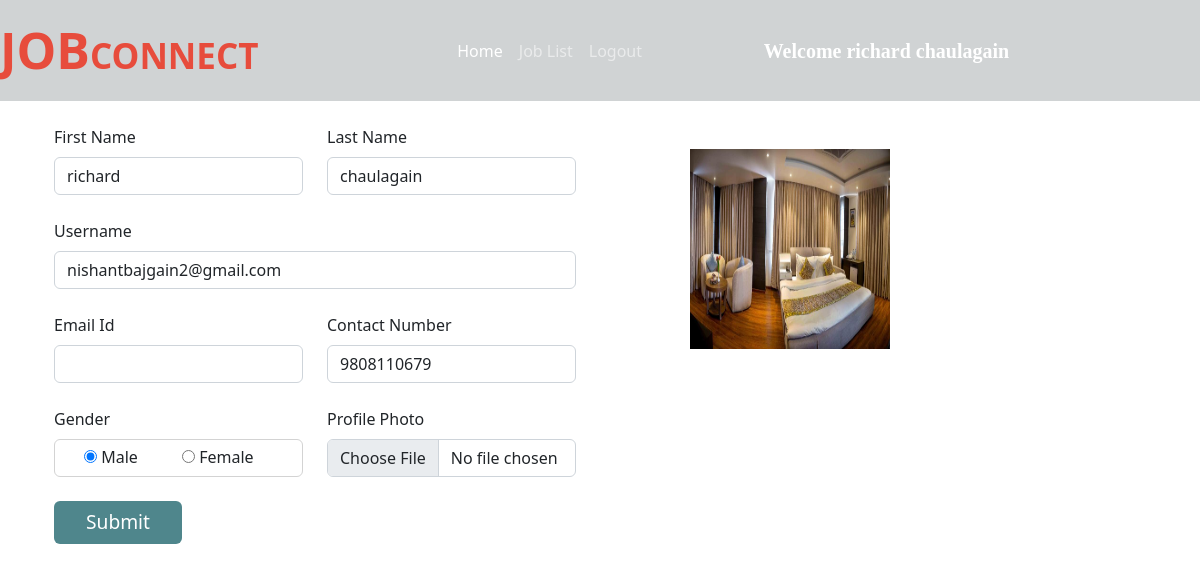
The app's page /user_homepage/ (signed in) with its own data.
### job/models.py (models this page shows, shortened)
class Applicant(models.Model):
    user = models.ForeignKey(User, on_delete=models.CASCADE)
    phone = models.CharField(max_length=10)
    image = models.ImageField(upload_to="")
    gender = models.CharField(max_length=10)
    type = models.CharField(max_length=15)

### job/views.py (the view, shortened to what this page needs)
# urls.py: path("user_homepage/", views.user_homepage, name="user_homepage"),
def user_homepage(request):
    if not request.user.is_authenticated:
        return redirect('/user_login/')
    applicant = Applicant.objects.get(user=request.user)
    return render(request, "user_homepage.html", {'applicant':applicant})

### job/templates/user_homepage.html (shortened to what this page needs)
{% extends 'user_navbar.html' %}
{% block home %} active {% endblock %}
{% block body %}
<div class="container">
    <div class="row">
        <div class="col-sm-6">
            <form class="container mt-4" method="POST" enctype="multipart/form-data">
                <div class="row">
                    <div class="form-group col-md-6">
                        <label>First Name</label>
                        <input type="text" class="form-control mt-2" name="first_name" id="first_name"
                            value="{{applicant.user.first_name}}" required>
                    </div>
                    <div class="form-group col-md-6">
                        <label>Last Name</label>
                        <input type="text" class="form-control mt-2" name="last_name" id="last_name"
                        value="{{applicant.user.last_name}}" required>
                    </div>
                </div>
                <div class="row mt-4">
                    <div class="form-group col-md-12">
                        <label>Username</label>
                        <input type="text" class="form-control mt-2" name="username" id="username"
                            value="{{applicant.user.username}}" readonly>
                    </div>
                </div>
                <div class="row mt-4">
                    <div class="form-group col-md-6">
                        <label>Email Id</label>
                        <input type="email" class="form-control mt-2" name="email" id="email" value="{{applicant.user.email}}" required>
                    </div>
                    <div class="form-group col-md-6">
                        <label>Contact Number</label>
                        <input type="tel" class="form-control mt-2" name="phone" id="phone" value="{{applicant.phone}}" required>
                    </div>
                </div>
                <div class="row mt-4">
                    <div class="form-group col-md-6">
                        <label>Gender</label>
                        {% if applicant.gender == "Male" %}
                        <div class="mt-2" style="border: 1px solid lightgrey; padding: 5px; border-radius: 6px;">
                            <div class="form-check form-check-inline">
                                <input type="radio" class="custom-control-input" name="gender" value="Male" checked>
                                <label for="male" class="custom-control-label">Male</label>
                            </div>
                            <div class="form-check form-check-inline">
                                <input type="radio" class="custom-control-input" name="gender"
                                    value="Female">
                                <label for="female" class="custom-control-label">Female</label>
                            </div>
                        </div>
                        {% endif %}
                    </div>
                    <div class="form-group col-md-6">
                        <label>Profile Photo</label>
                        <input type="file" class="form-control mt-2" name="image" id="image">
                    </div>
                </div>
                <input type="submit" value="Submit" class="btn mt-4" accept="image/*" style="background-color: #4f868c; color: white; font-size: larger; width: 8rem;">
            </form>
        </div>
        <div class="col-sm-4 mt-5 text-center">
            <img src="{{applicant.image.url}}" alt="" width="200px" height="200px">
        </div>
    </div>
</div>
{% endblock %}

### job/templates/user_navbar.html (shortened to what this page needs)
<!doctype html>
<html lang="en">
  <head>
    <link href="https://cdn.jsdelivr.net/npm/bootstrap@5.2.0/dist/css/bootstrap.min.css" rel="stylesheet">
</head>
  <body>
    <nav class="navbar navbar-expand-lg navbar-dark sticky-top">
        <a class="navbar-brand" href="/"><span class="head1">JOB</span><span class="head2">CONNECT</span></a>
        <div class="container w-50">
          <div class="collapse navbar-collapse" id="navbarSupportedContent">
            <ul class="navbar-nav me-auto mb-2 mb-lg-0">
              <li class="nav-item">
                <a class="nav-link {% block home %}{% endblock %}" aria-current="page" href="/user_homepage/">Home</a>
              </li>
              <li class="nav-item">
                <a class="nav-link {% block job_list %}{% endblock %}" href="/all_jobs/">Job List</a>
              </li>
              <li class="nav-item">
                <a class="nav-link" href="/logout/">Logout</a>
              </li>
            </ul>
            <a class="navbar-brand" style="font-weight: bold; font-family: 'Times New Roman', Times, serif;"
              href="#">Welcome {{request.user.get_full_name}}</a>
          </div>
        </div>
    </nav>
    {% block body %}
    {% endblock %}
  </body>
</html>

### job/templates/user_navbar.html (style rules this page uses)
.navbar { background-color: #D0D3D4; }
.head1 { color: #E74C3C; font-size: 50px; font-weight: bold; height: 50px; }
.head2 { color: #E74C3C; font-size: 35px; font-weight: bold; }

### records on screen
Applicant: first_name "richard", last_name "chaulagain", username "nishantbajgain2@gmail.com", phone "9808110679", image (picture)

### other values on screen
{{ request.user.get_full_name }} "richard chaulagain"
